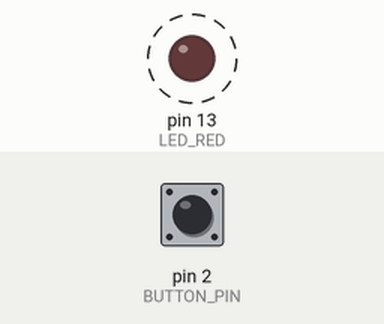
This sketch was run on a simulated Arduino Uno, built with avr-gcc and run on an emulated ATmega328P. Shown: output pins drawn as LEDs (lit = HIGH). Dashed ring = blinking. The inputs (shaded band) are chosen by the test bench; at power-on: pin 2 (BUTTON_PIN) HIGH.

Above: at 1.25 s.
1.3 s: pin 2 (BUTTON_PIN) pulled LOW for 0.25 s
At 1.8 s:
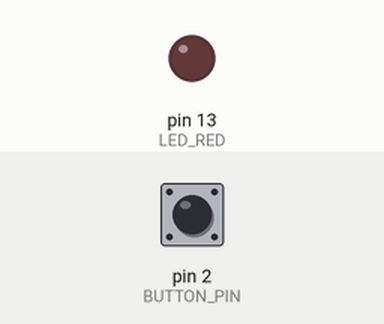
At 2.3 s:
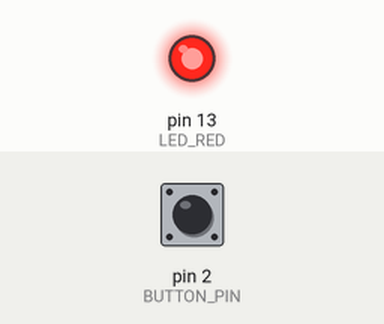
Timing chart, 0 to 10.3 s (numbered marks = the images above; inputs shaded):
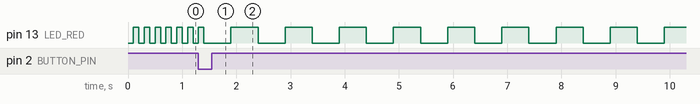

The sketch:

assignment1_blink.ino
```cpp
//Exemple 1- Blink
const int BUTTON_PIN = 2;//the number of the pushbutton pin
const int LED_RED = 13;//the number of the LED pin
int _buttonState = 0;//variable for reading the pushbutton status
bool _slowSpeed = true;//variable for the LED's speed status
void setup() {
  //initialize the LED pin as an output
  pinMode(LED_RED , OUTPUT);
  //initialize the pushbutton as an input
  pinMode(BUTTON_PIN , INPUT);
}

void loop() {
  //read the state of the pushbutton value
  _buttonState = digitalRead(BUTTON_PIN);
  //check the state of the pushbutton value
  if(_buttonState == LOW)
  {
    _slowSpeed = !_slowSpeed;

  }

 //check the value of the LED's speed
  if(_slowSpeed==false)
  {
    //slow blink
    digitalWrite(LED_RED , LOW);
    delay(500);//Wait for 500 milliseconds
    digitalWrite(LED_RED , HIGH);
    delay(500);//Wait for 500 milliseconds
  }
  else
 {
  //fast blink
    digitalWrite(LED_RED , LOW);
    delay(100);//Wait for 100 milliseconds
    digitalWrite(LED_RED , HIGH);
    delay(100);//Wait for 100 milliseconds
 }
}
```

Measured:
- by itself, pin 13 (LED_RED): repeats every 1.0 s: LOW 0.50 s, HIGH 0.50 s
